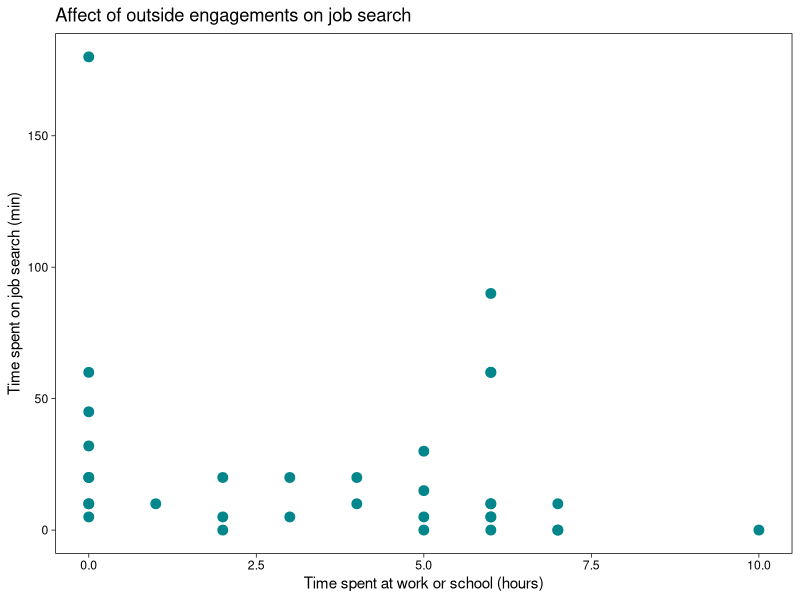
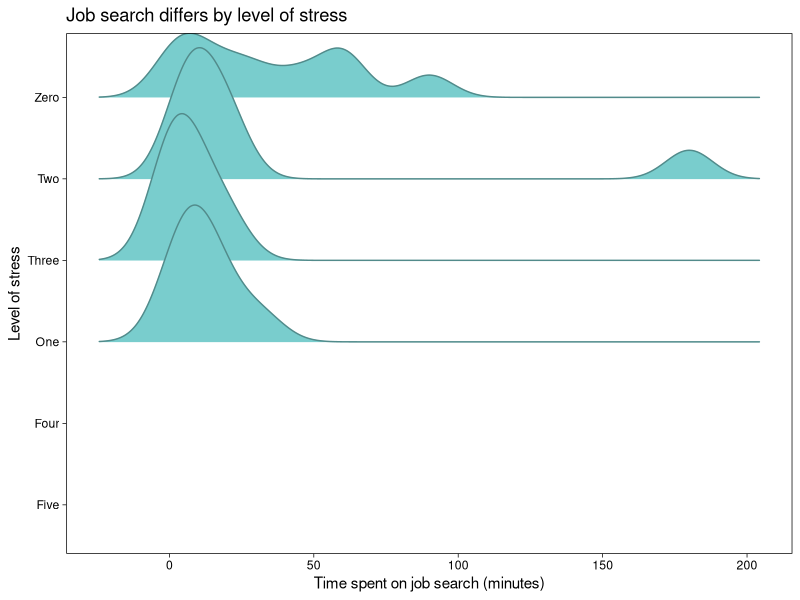

Write the R code that produced these figures, in order. (Note: this script raises an error after producing the figures.)
## ---- chunk 1
#| label: loading-packages
#| warning: false
library(tidyverse)
library(readxl)
library(ggplot2)
library(ggridges)
library(here)
library(corrplot)
library(rstatix)
library(ggeffects)
## ---- chunk 2
#| label: object-for-data

job_search <- read_csv(here("data", "personal-data.csv"))
## ---- chunk 3
#| label: first-visualization

ggplot(data = job_search,
                        mapping = aes(x = outside_eng,
                                      y = job_search)) +
  geom_point(color = "turquoise4",
              size = 3) +
  labs(title = "Affect of outside engagements on job search",
       x = "Time spent at work or school (hours)",
       y = "Time spent on job search (min)") + 
  theme_linedraw() +
  theme(panel.grid.major = element_blank(),
         panel.grid.minor = element_blank())
## ---- chunk 4
job_search_clean <- job_search |>
  mutate(stress = case_when (
    stress == "0" ~ "Zero",
    stress == "1" ~ "One",
    stress == "2" ~ "Two",
    stress == "3" ~ "Three",
    stress == "4" ~ "Four",
    stress == "5" ~ "Five"))
## ---- chunk 5

ggplot(data = job_search_clean,
       mapping = aes(x = job_search,
                     y = stress)) +
  geom_density_ridges_gradient(color = "darkslategray4",
                               fill = "darkslategray3") +
  labs(title = "Job search differs by level of stress",
       x = "Time spent on job search (minutes)",
       y = "Level of stress"
       ) +
  theme_linedraw() +
  theme(panel.grid.major = element_blank(),
         panel.grid.minor = element_blank())
## ---- chunk 6
job_search_corr <- job_search |>
  select(job_search, outside_eng, stress, sleep, social_media, day_to_grad)
## ---- chunk 7

corrplot(cor(job_search))
